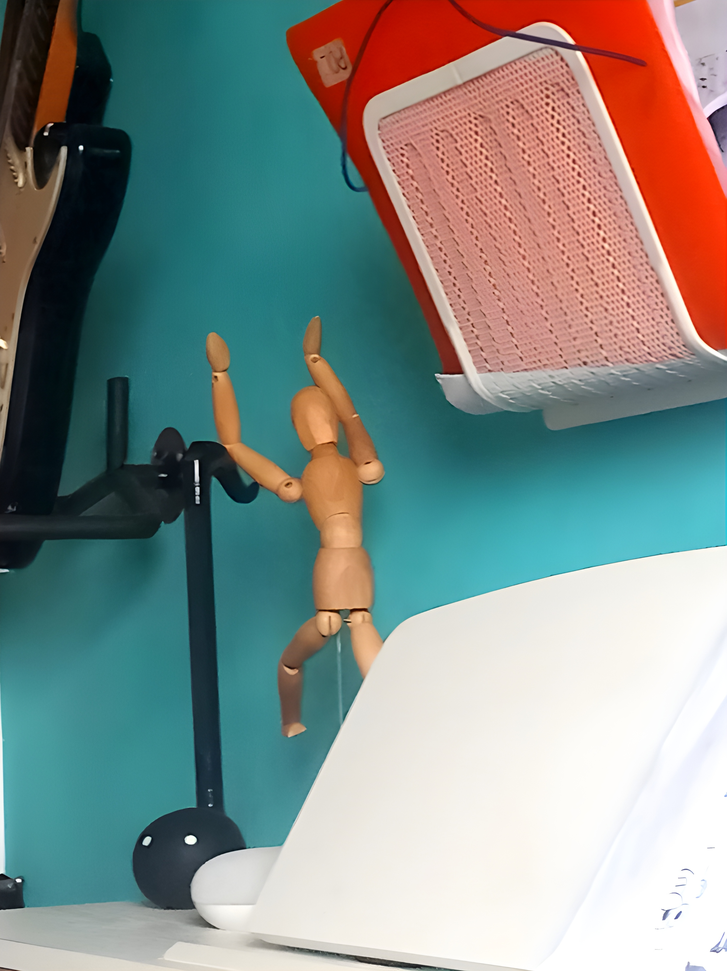
#> input picture result.png, 727 x 971 px, shrunk from 2396 x 3200 before the run
$ python main.py result.png
#> lines starting #> are read from the running program, lines starting #| are printed output that depends on the picture
#> further down, image is the input picture: PIL image 727x971 RGB; mean R, G, B 129.9, 140.2, 135.7
#* Luminova PHOTO ENGINE

# This is the photo algorithm that RivetOS uses for the camera app

import math
import matplotlib
import PIL
import sys
import numpy as np
import shutil

from PIL.ImageFilter import (
   BLUR, CONTOUR, DETAIL, EDGE_ENHANCE, EDGE_ENHANCE_MORE,
   EMBOSS, FIND_EDGES, SMOOTH, SMOOTH_MORE, SHARPEN,
)

from PIL import (
    ImageEnhance
)

def reduce_noise(a, n = 7):
#> called with n = 7
    import numpy as np
    am = np.zeros(
        (n, n) + (a.shape[0] - n + 1, a.shape[1] - n + 1) + a.shape[2:],
        dtype = a.dtype
    )
    for i in range(n):
        for j in range(n):
            am[i, j] = a[i:i + am.shape[2], j:j + am.shape[3]]
    am = np.moveaxis(am, (0, 1), (-2, -1)).reshape(*am.shape[2:], -1)
    am = np.median(am, axis = -1)
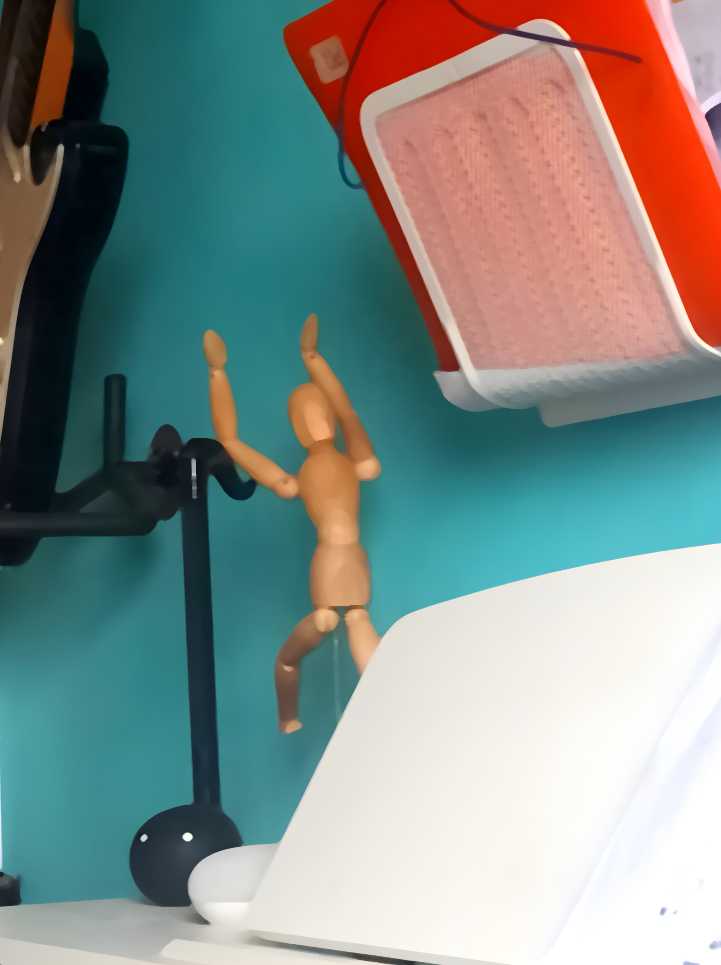
#> am: shape (965, 721, 3) float64; mean of channels 0, 1, 2 130, 140.6, 136.1; drawn as R, G, B
    if am.dtype != a.dtype:
        am = (am.astype(np.float64) + 10 ** -7).astype(a.dtype)
    return am

def blend_images(im1, im2):
    width = im1.size[0]
#> width = 721
    height = im1.size[1]
#> height = 965
    image = im1
    im1 = im1.load()
    im2 = im2.load()
    for x in range(width):
        for y in range(height):
            finalX = x - 2
            finalY = y - 2
            finalX = max(finalX, 0)
            finalY = max(finalY, 0)
            image.putpixel((finalX, finalY), (
                round(im1[finalX, finalY][0] / 2 + (im2[x, y][1] / 2)),
                round(im1[finalX, finalY][1] / 2 + (im2[x, y][1] / 2)),
                round(im1[finalX, finalY][2] / 2 + (im2[x, y][1] / 2))
            ))
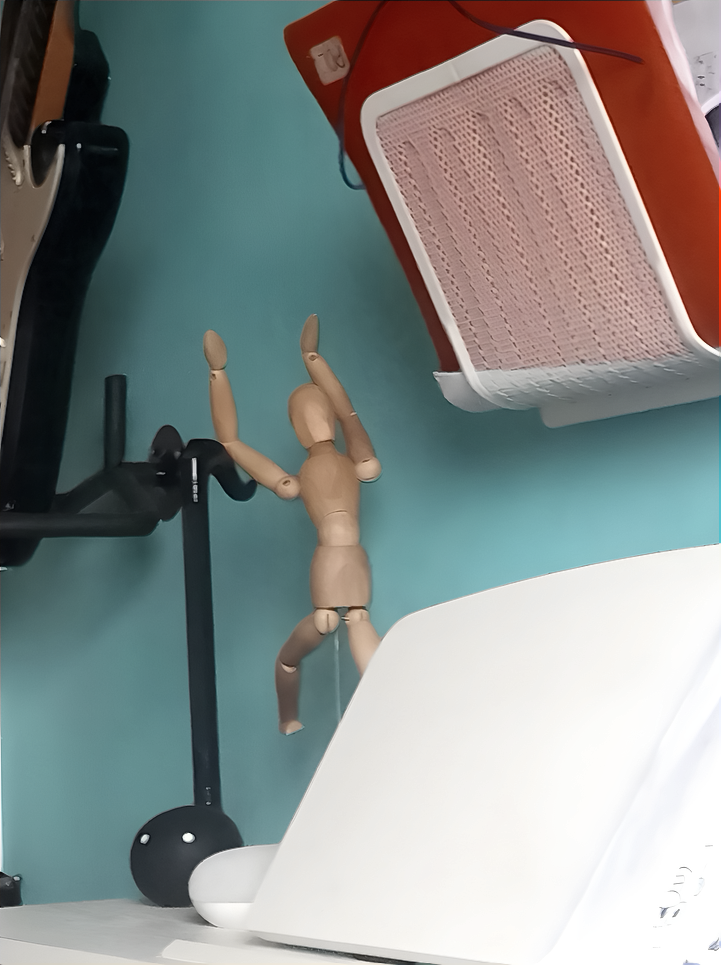
#> image: PIL image 721x965 RGB; mean R, G, B 135, 140.3, 138
    return image

# READ IMAGE
image = PIL.Image.open(sys.argv[1])

imageArray = np.array(image)

# DENOISE IMAGE
denoised = PIL.Image.fromarray(reduce_noise(imageArray))

denoised.save('denoised.png')

# GET DETAIL
detail = image.filter(SHARPEN)

detail.save('detail.png')

# BLEND DENOISED IMAGE AND DETAIL
denoiseAmbDetail = blend_images(denoised, detail)

# COLOR FILTERS
filter = ImageEnhance.Contrast(denoiseAmbDetail)
contrastedImage = filter.enhance(1.1)

filter = ImageEnhance.Color(contrastedImage)
saturatedImage = filter.enhance(2.3)
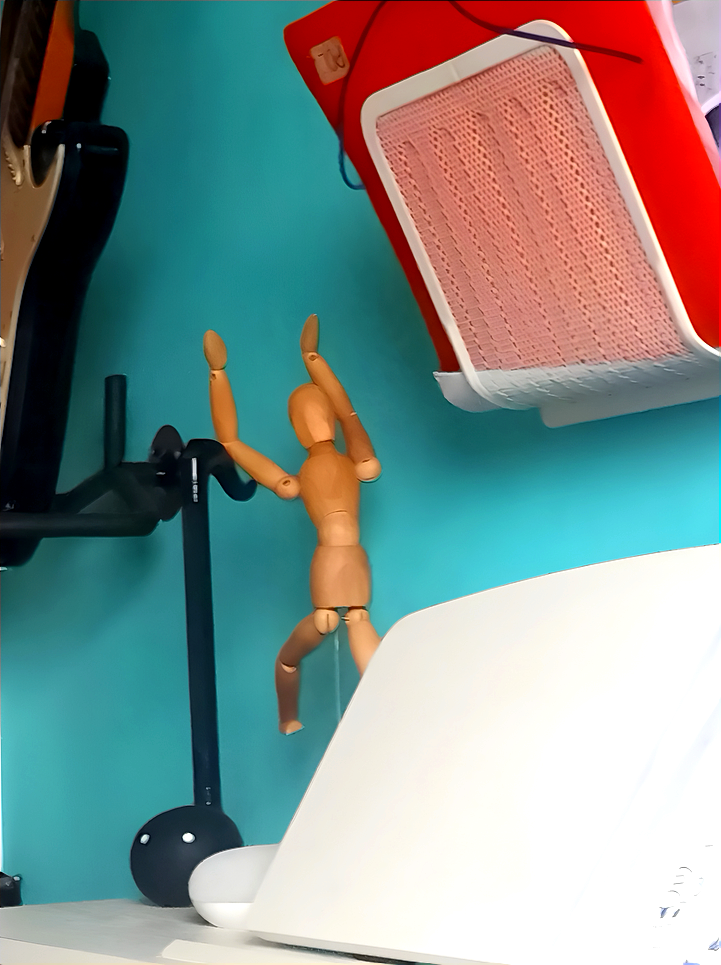
#> saturatedImage: PIL image 721x965 RGB; mean R, G, B 128.3, 142.5, 139.2

filter = ImageEnhance.Brightness(contrastedImage)
brightnedImage = filter.enhance(2)
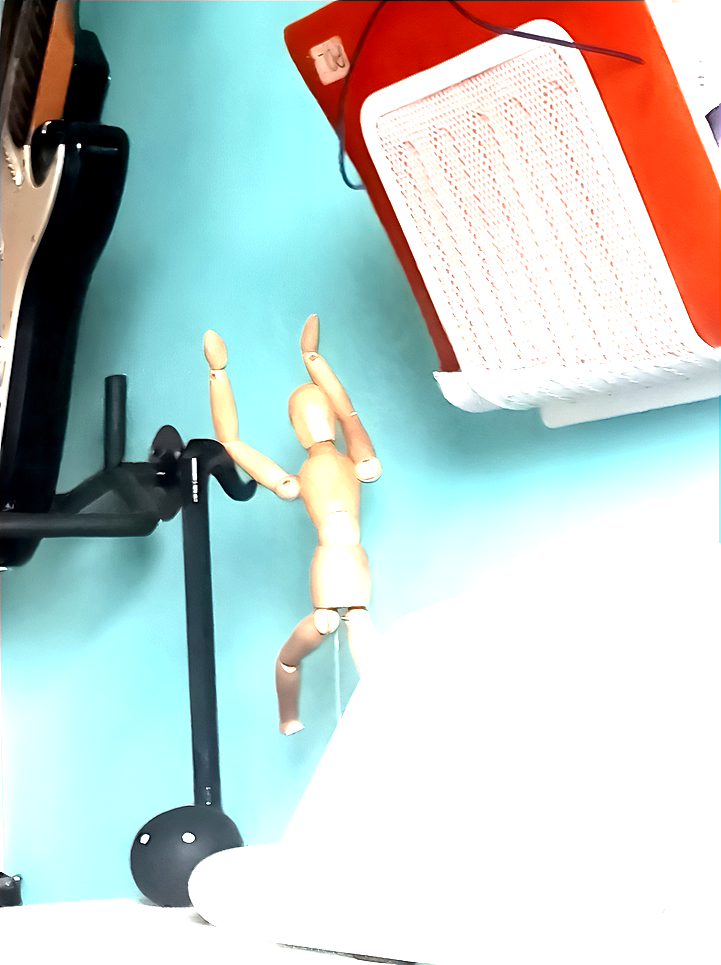
#> brightnedImage: PIL image 721x965 RGB; mean R, G, B 191, 204.9, 202

# SAVE TOTAL IMAGE
saturatedImage.save('clr.png')

import requests
#> (the run stopped early here; a loop or call above may not have finished)
